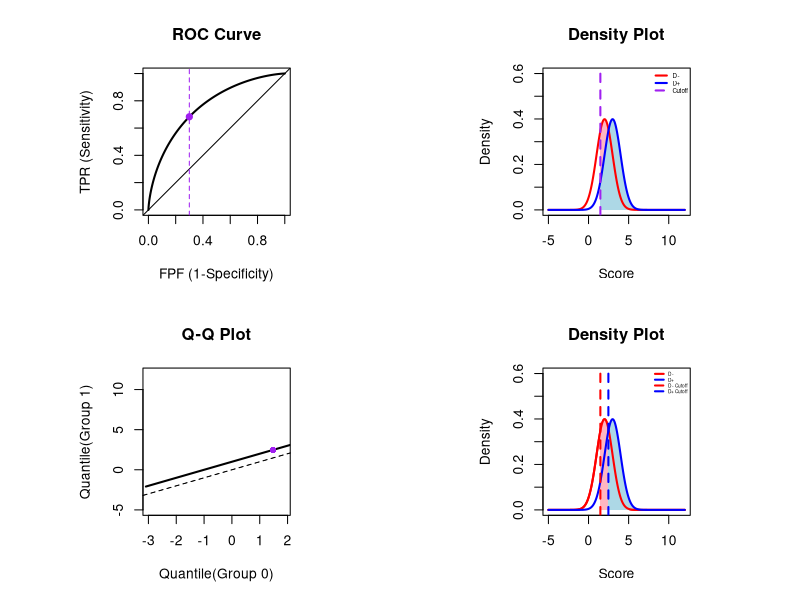

The R source for this figure:
# Gia Smith
# ROC Function v6
# 06-29-23


plot.roc <- function(m.0 = 2, m.1 = 3, sd.0=1, sd.1 = 1, prob=0.3) {
  
  a=(m.0-m.1)/sd.0
  b=sd.0/sd.1
  
  #x_bound <- c(-5,12)
  #y_bound <- c(-5,12)
  
  par(mfrow=c(2,2), pty='s')
  
  # ROC 
  fpf <- seq(0, 1, 0.001)
  tpr <- 1-pnorm(a + b * qnorm(1-fpf))
  
  ## Plot ROC Curve
  plot(fpf,tpr, type = "l", lwd = 2, main = "ROC Curve", 
       xlab="FPF (1-Specificity)", ylab = "TPR (Sensitivity)")
  abline(0, 1)
  points(prob, 1- pnorm(a + b*qnorm(1-prob)), pch = 19, col = "purple")
  abline(v=prob, lty = "dashed", col = "purple")
  
  ### Draw the distribution
  z <- seq(-5, 12, 0.01)
  y1 <- dnorm(z, mean = m.0, sd = sd.0)
  y2 <- dnorm(z, mean = m.1, sd = sd.1)
  
  ### Z-Score Transformation
  y1.z <- (z-m.0)/sd.0
  1-pnorm(a + b * qnorm(1-y1.z))
  a=(m.0-m.1)/sd.0
  b=sd.0/sd.1
  
  #y1.C <- pnorm(y1, mean = m.0, sd = sd.0)
  #y2.C <- pnorm(y2, mean = m.1, sd = sd.1)
  #normal <- y1.C - y2.C
  
  #y2.z <- (z-m.1)sd.1
  #z.pc <- pnorm(z_score, mean = 0, sd = 1)
  
  
  # Plot Densities w/ same cutoff
  plot(z, y1, type = "n",col = "red", lwd = 2, xlab = "Score", 
       ylab = "Density", main = "Density Plot", xlim = c(-5, 12), ylim = c(0, 0.6))
  
  
  ## Add vertical line for cutoff
  c <- qnorm(prob, mean = m.0, sd = sd.0)
  
  ### Fill area on the right-hand side for y1
  x1 <- z[z >= c]
  y1_density <- y1[z >= c]
  polygon(x = c(x1, max(x1), min(x1)), 
          y = c(y1_density,0, 0), 
          col = "lightpink", border = NA)
  
  ### Fill area on the right-hand side for y2
  x2 <- z[z > c]
  y2_density <- y2[z > c]
  polygon(x = c(x2, max(x2), min(x2)), 
          y = c(y2_density,0, 0), 
          col = "lightblue", border = NA)
  
  # Distribution curves
  lines(z, y1, type = "l", col = "red", lwd = 2)
  lines(z, y2, type = "l", col = "blue", lwd = 2)
  
  abline(v = c, lty = "dashed", col = "purple", lwd=2)
  
  #### Add legend
  legend("topright", legend = c("D-", "D+", "Cutoff"),
         col = c("red", "blue", "purple"), lty = c(1,1,2), lwd = 2, 
         bg = "white", cex = 0.45, bty="n")
  
  # Q-Q
  z <- seq(-5, 12, 0.01)
  #q1 <- z
  #q2 <- a+b*q1
  q0 <- qnorm(fpf)
  q1 <- qnorm(tpr)
  
  ## Plot Q-Q
  plot(q0, q1, xlab = "Quantile(Group 0)", ylab = "Quantile(Group 1)", type="n",
       xlim=c(-3,1.9),
       ylim=c(-5,12),
       main = "Q-Q Plot")
  
  lines(q0,q1, type = "l", lwd = 2, col="black")
  abline(0, 1, lty=2, lwd=0.5)
  
  q0.p <- qnorm(prob, mean = m.0, sd = sd.0)
  q1.p <- qnorm(prob, mean = m.1, sd = sd.1)
  points(q0.p, q1.p, pch=16, col="purple")
  abline(0,1, lty=2)
  
  # Plot Densities w/different cutoffs
  plot(z, y1, type = "l", col = "red", lwd = 2, xlab = "Score", 
       ylab = "Density", main = "Density Plot", xlim = c(-5, 12), ylim = c(0, 0.6))
  #lines(z, y2, type = "l", col = "blue", lwd = 2)
  
  ## Fill area on the left-hand side for y1
  x.q1 <- z[z >= q0.p]
  q1_density <- y1[z >= q0.p]
  polygon(x = c(x.q1, max(x.q1), min(x.q1)), 
          y = c(q1_density,0, 0), 
          col = "lightpink", border = NA)  
  
  
  ## Fill area on the left-hand side for y1
  x.q2 <- z[z >= q1.p]
  q2_density <- y2[z >= q1.p]
  polygon(x = c(x.q2, max(x.q2), min(x.q2)), 
          y = c(q2_density,0, 0), 
          col = "lightblue", border = NA)
  lines(z, y1, type = "l", col = "red", lwd = 2)
  lines(z, y2, type = "l", col = "blue", lwd = 2)
  
  ### Add cutoff lines for y1
  abline(v = q0.p, lty = "dashed", col = "red", lwd=2)
  ### Add cutoff lines for y2
  abline(v = q1.p, lty = "dashed", col = "blue", lwd=2) 
  
  #### Add legend
  legend("topright", legend = c("D-", "D+", "D- Cutoff", "D+ Cutoff"),
         col = c("red", "blue", "red", "blue"), lty = c(1,1,2,2), lwd = 2, 
         bg = "white", cex = 0.35, bty="n")
  
}

plot.roc()
